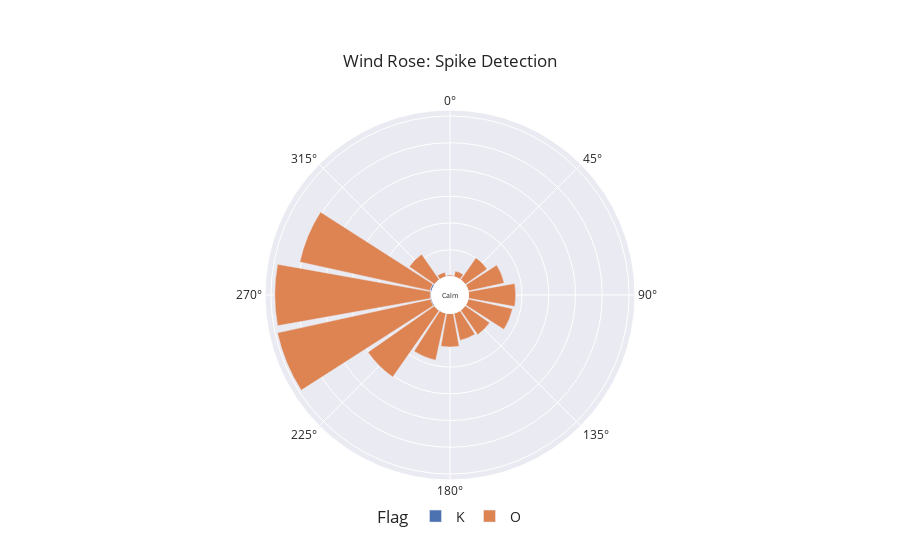

Write notebook code for a chart like this one.
### Markdown cell above
![picture](sites/FINR.jpg)

### Code cell
# TAUR Walter-Klingenbeck-Realschule Taufkirchen
df_site = extract_site_data(df=df, dates = dates, site_name="TAUR")

plot_wind_rose(df_site, column="Flag")

### Figure 1 — Plotly figure (JSON) as saved in the notebook; plotly's stock layout.template omitted (floating-point values rounded to 4 significant figures)
{"data": [{"hovertemplate": "Flag=K<br>len=%{r}<br>cardinal_direction=%{theta}<extra></extra>", "legendgroup": "K", "marker": {"color": "rgb(76,114,176)", "pattern": {"shape": ""}}, "name": "K", "r": [2, 4, 56, 17, 690, 479, 24, 459, 64, 71, 113, 56, 106, 57, 278, 42], "showlegend": true, "subplot": "polar", "theta": [0, 22.5, 157.5, 337.5, 292.5, 270, 45, 247.5, 112.5, 67.5, 315, 180, 202.5, 90, 225, 135], "type": "barpolar"}, {"hovertemplate": "Flag=O<br>len=%{r}<br>cardinal_direction=%{theta}<extra></extra>", "legendgroup": "O", "marker": {"color": "rgb(221,132,82)", "pattern": {"shape": ""}}, "name": "O", "r": [58663, 533, 10406, 17947, 11514, 17598, 2232, 30192, 11141, 58095, 10016, 12489, 49869, 1744, 13744, 16933], "showlegend": true, "subplot": "polar", "theta": [247.5, 0, 157.5, 202.5, 315, 90, 22.5, 225, 135, 270, 45, 180, 292.5, 337.5, 67.5, 112.5], "type": "barpolar"}], "layout": {"annotations": [{"font": {"size": 7}, "showarrow": false, "text": "Calm", "x": 0.5, "y": 0.5}], "barmode": "relative", "legend": {"font": {"size": 14}, "orientation": "h", "title": {"text": "Flag"}, "tracegroupgap": 0, "x": 0.5, "xanchor": "center", "y": -0.1, "yanchor": "middle"}, "margin": {"t": 110}, "polar": {"angularaxis": {"direction": "clockwise", "rotation": 90}, "domain": {"x": [0, 1], "y": [0, 1]}, "hole": 0.1, "radialaxis": {"linewidth": 0, "showticklabels": false, "ticks": ""}}, "title": {"text": "Wind Rose: Spike Detection", "xanchor": "center", "yanchor": "top"}}}
